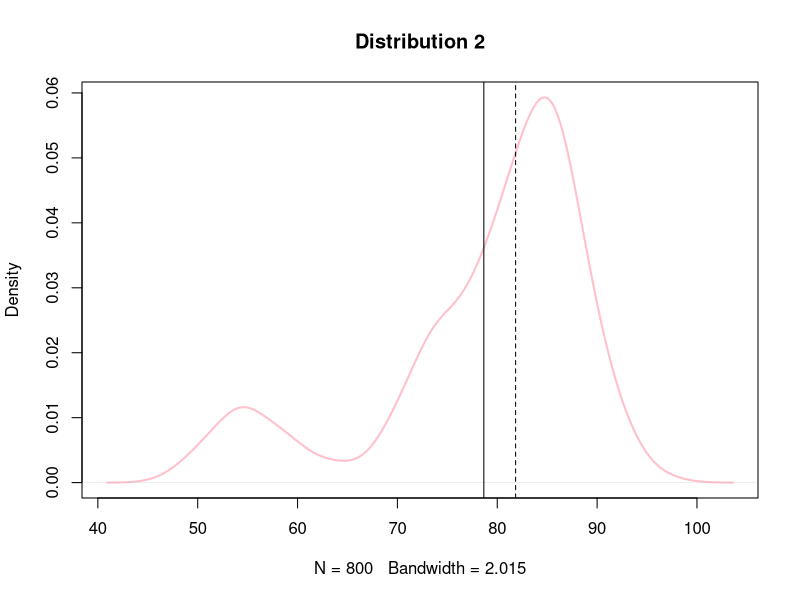
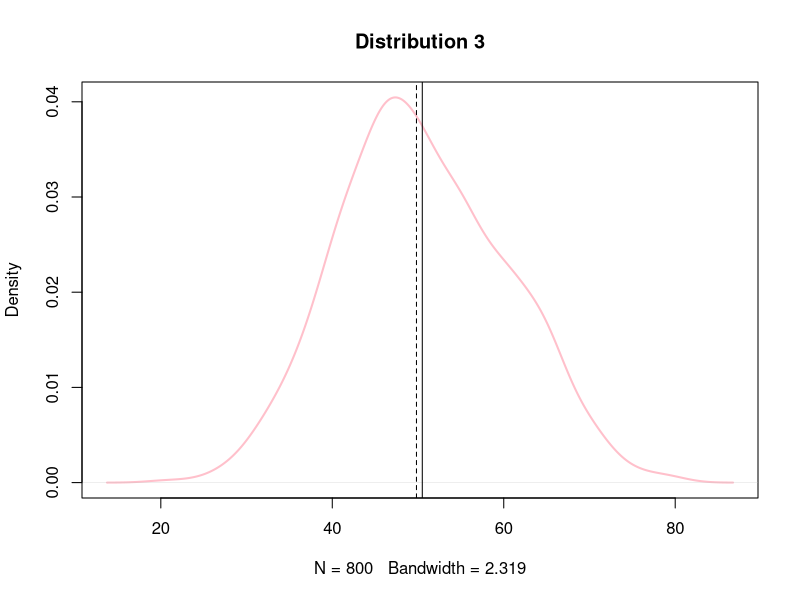
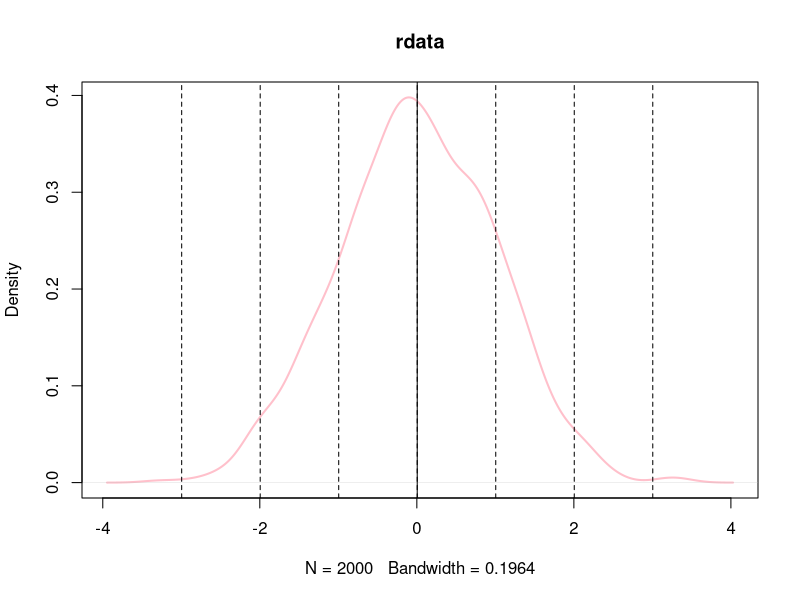

Write R code to recreate these figures, in order.
## ---- chunk 1
knitr::opts_chunk$set(echo = TRUE)
## ---- chunk 2
# Three normally distributed data sets
d1 <- rnorm(n=500, mean=85, sd=4)
d2 <- rnorm(n=200, mean=75, sd=4)
d3 <- rnorm(n=100, mean=55, sd=4)

# Combining them into a composite dataset
d123 <- c(d1, d2, d3)

# Plot the density function of d123
plot(density(d123), col="pink", lwd=2, 
     main = "Distribution 2")

# Add vertical lines showing mean and median
abline(v=mean(d123))
abline(v=median(d123), lty="dashed")

## ---- chunk 3
bell_shaped <- rnorm(n=800, mean=50, sd=10)

# Plot the density function 
plot(density(bell_shaped), col="pink", lwd=2, 
     main = "Distribution 3")

# Add vertical lines showing mean and median
abline(v=mean(bell_shaped))
abline(v=median(bell_shaped), lty="dashed")
## ---- chunk 4
# Mean will be more sensitive to outliers being added to data because if the outliers are increadibly big, they may change the mean but the median.
## ---- chunk 5
rdata <- rnorm(n=2000, mean=0, sd=1)

# Plot the density function 
plot(density(rdata), col="pink", lwd=2, 
     main = "rdata")

# Add vertical lines showing mean and the 1st, 2nd, and 3rd standard deviations
abline(v=mean(rdata))
for (i in 3:-3){
  abline(v=mean(rdata+i), lty="dashed")
}
## ---- chunk 6
q1 <- quantile(rdata, 0.25)
q2 <- quantile(rdata, 0.5)
q3 <- quantile(rdata, 0.75)

z1 <- (q1 - mean(rdata)) / sd(rdata)
z2 <- (q2 - mean(rdata)) / sd(rdata)
z3 <- (q3 - mean(rdata)) / sd(rdata)
## ---- chunk 7
cat("1st quartile is", round(q1, 2), "which is", round(z1, 2), "standard deviations away from the mean.\n")
cat("2nd quartile is", round(q2, 2), "which is", round(z2, 2), "standard deviations away from the mean.\n")
cat("3rd quartile is", round(q3, 2), "which is", round(z3, 2), "standard deviations away from the mean.\n")
## ---- chunk 8
rdata_2 <- rnorm(n=2000, mean=35, sd=3.5)

q1 <- quantile(rdata_2, 0.25)
q2 <- quantile(rdata_2, 0.5)
q3 <- quantile(rdata_2, 0.75)

z1 <- (q1 - mean(rdata_2)) / sd(rdata_2)
z2 <- (q2 - mean(rdata_2)) / sd(rdata_2)
z3 <- (q3 - mean(rdata_2)) / sd(rdata_2)
## ---- chunk 9
cat("1st quartile is", round(q1, 2), "which is", round(z1, 2), "standard deviations away from the mean.\n")
cat("2nd quartile is", round(q2, 2), "which is", round(z2, 2), "standard deviations away from the mean.\n")
cat("3rd quartile is", round(q3, 2), "which is", round(z3, 2), "standard deviations away from the mean.\n")
## ---- chunk 10
d1 <- rnorm(n=500, mean=15, sd=5)
d2 <- rnorm(n=200, mean=30, sd=5)
d3 <- rnorm(n=100, mean=45, sd=5)
d123 <- c(d1, d2, d3)

q1 <- quantile(d123, 0.25)
q3 <- quantile(d123, 0.75)

z1 <- (q1 - mean(d123)) / sd(d123)
z3 <- (q3 - mean(d123)) / sd(d123)
## ---- chunk 11
cat("1st quartile is", round(q1, 2), "which is", round(z1, 2), "standard deviations away from the mean.\n")
cat("3rd quartile is", round(q3, 2), "which is", round(z3, 2), "standard deviations away from the mean.\n")
## ---- chunk 12
# Freedman–Diaconis' choice is that formula that the author suggests us to use.
# The benefit of the formula is that it is less sensitive to outliers in data.
## ---- chunk 13
rand_data <- rnorm(800, mean=20, sd = 5)

# Sturges’ formula
k1 <- log(length(rand_data), 2) + 1
h1 <- (max(rand_data) - min(rand_data)) / k1

# Scott's normal reference rule
h2 <- 3.49 * sd(rand_data) / (length(rand_data) ^ (1/3))
k2 <- ceiling(max(rand_data) - min(rand_data) / h2)

# Freedman-Diaconis’ choice 
h3 <- 2 * IQR(rand_data) / (length(rand_data) ^ (1/3))
k3 <- ceiling(max(rand_data) - min(rand_data) / h3)
## ---- chunk 14
cat("Using Sturges’ formula, the result bin widths (h) is", h1, "and number of bins (k) is", k1,".\n")
cat("Using Scott's normal reference rule, the result bin widths (h) is", h2, "and number of bins (k) is", k2,".\n")
cat("Using Freedman-Diaconis’ choice, the result bin widths (h) is", h3, "and number of bins (k) is", k3,".\n")
## ---- chunk 15
out_data <- c(rand_data, runif(10, min=40, max=60))

# Sturges’ formula
k1 <- log(length(out_data), 2) + 1
h1 <- (max(out_data) - min(out_data)) / k1

# Scott's normal reference rule
h2 <- 3.49 * sd(out_data) / (length(out_data) ^ (1/3))
k2 <- ceiling(max(out_data) - min(out_data) / h2)

# Freedman-Diaconis’ choice 
h3 <- 2 * IQR(out_data) / (length(out_data) ^ (1/3))
k3 <- ceiling(max(out_data) - min(out_data) / h3)
## ---- chunk 16
cat("Using Sturges’ formula, the result bin widths (h) is", h1, "and number of bins (k) is", k1,".\n")
cat("Using Scott's normal reference rule, the result bin widths (h) is", h2, "and number of bins (k) is", k2,".\n")
cat("Using Freedman-Diaconis’ choice, the result bin widths (h) is", h3, "and number of bins (k) is", k3,".\n")
